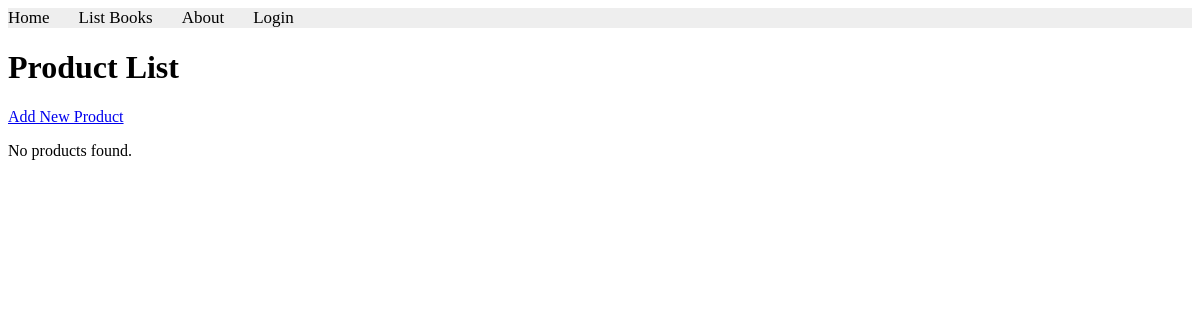
The page /users/lab11/part3/products/ on the database as committed earlier.
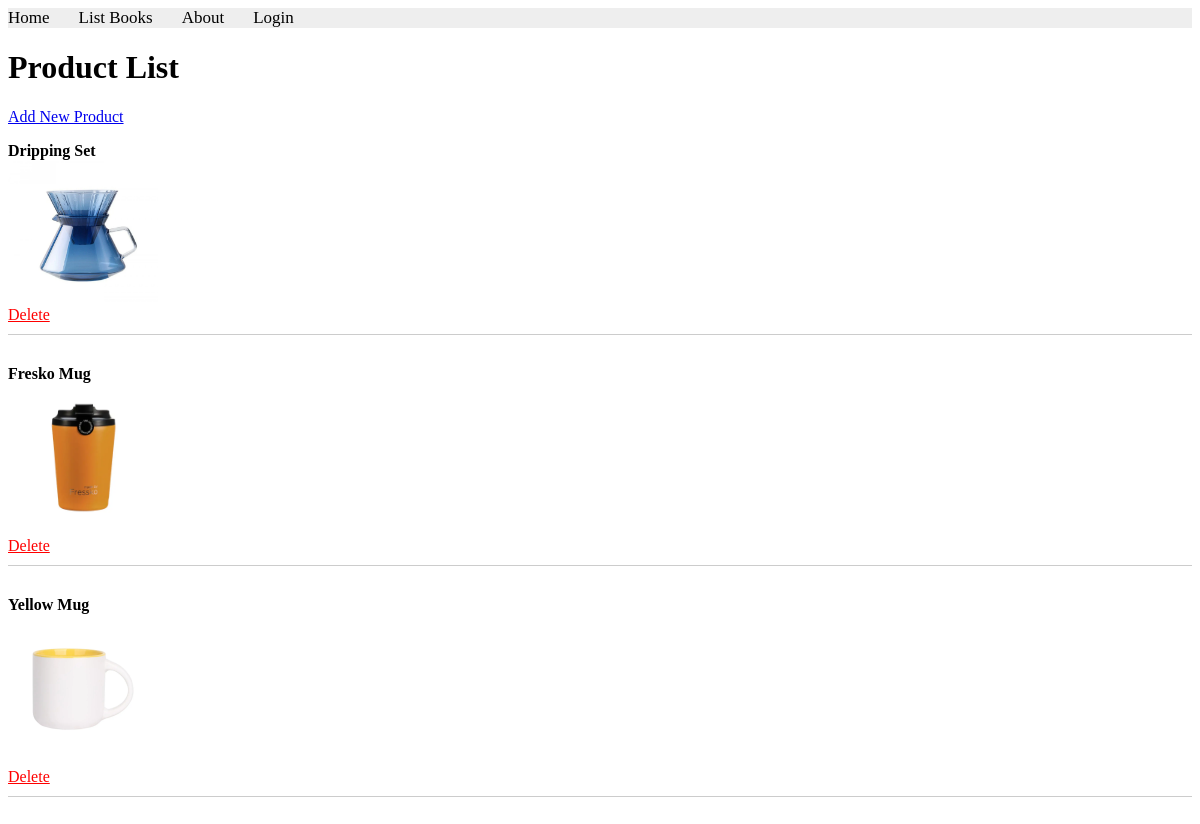
The same page on the database as committed later.
### apps/usermodule/models.py (models this page shows, shortened)
class Product(models.Model):
    name = models.CharField(max_length=100)
    image = models.ImageField(upload_to='product_images/')

### apps/usermodule/views.py (the view)
# urls.py: path('lab11/part3/products/', views.list_products, name='users.list_products'),
def list_products(request):
    products = Product.objects.all()
    return render(request, 'usermodule/list_products.html', {'products': products})

### apps/templates/usermodule/list_products.html (shortened to what this page needs)
{% extends "layouts/base.html" %}
{% block content %}
<h1>Product List</h1>
<a href="{% url 'users.add_product' %}">Add New Product</a>
<ul style="list-style-type: none; padding: 0;">
    {% for product in products %}
    <li style="margin-bottom: 30px; border-bottom: 1px solid #ccc; padding-bottom: 10px;">
        <strong>{{ product.name }}</strong><br>
        <img src="{{ product.image.url }}" alt="{{ product.name }}" width="150"><br>
        <a href="{% url 'users.delete_product' product.id %}" style="color: red;">Delete</a>
    </li>
    {% empty %}
    <li>No products found.</li>
    {% endfor %}
</ul>
{% endblock %}

### apps/templates/layouts/base.html (shortened to what this page needs)
<!DOCTYPE html>
<html>
{% load static %}
<head>
  <link rel="stylesheet" href="https://cdnjs.cloudflare.com/ajax/libs/font-awesome/4.7.0/css/font-awesome.min.css">
  <link rel="stylesheet" href="{% static 'styles.css' %}">
</head>
<body>
    {% include "includes/header.html" %}
    {% block content %}{% endblock content %}
</body>
</html>

### apps/templates/includes/header.html
{% with request.resolver_match.url_name as url_name %}
<div class="topnav">
    <a class="{% if url_name == 'books.index' %}active{% endif %}" href="{% url "books.index" %}">Home</a>
    <a class="{% if url_name == 'books.list_books' %}active{% endif %}" href="{% url "books.list_books" %}">List Books</a>
    <a class="{% if url_name == 'books.aboutus' %}active{% endif %}" href="{% url "books.aboutus" %}">About</a>
    {% if user.is_authenticated %}
    <form action="{% url 'users.logout' %}" method="post" style="display:inline;">
        {% csrf_token %}
        <button type="submit">Logout</button>
    </form>
{% else %}
    <a href="{% url 'users.login' %}">Login</a>
{% endif %}
</div>
{% endwith %}

### apps/static/styles.css (style rules this page uses)
.topnav { background-color: #eeeeee; width: 100%; }
.topnav a { color: #000000; text-align: center; margin-right: 25px; text-decoration: none; font-size: 17px; }

Rows that differ between the two databases and show on the page:
added Product: name "Dripping Set", image (picture)
added Product: name "Fresko Mug", image (picture)
added Product: name "Yellow Mug", image (picture)
Other text that changed with them:
text no longer shown: "No products found."
